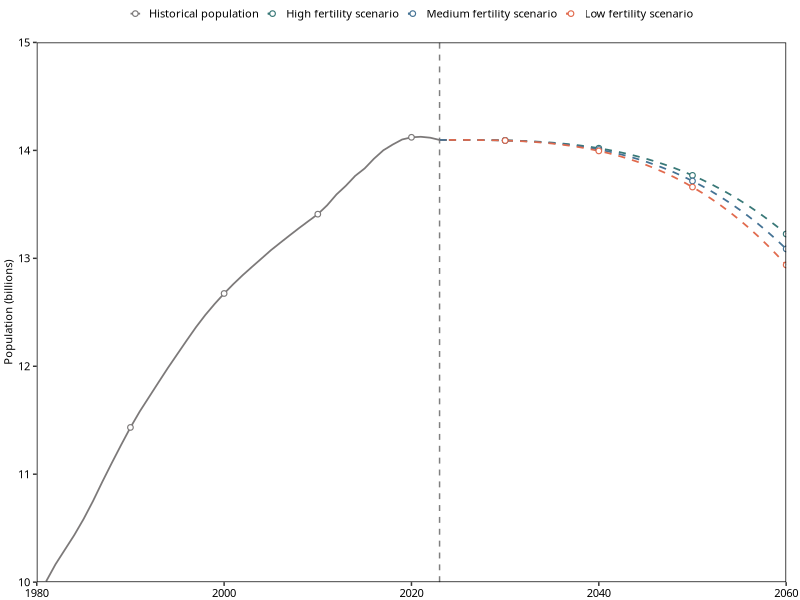
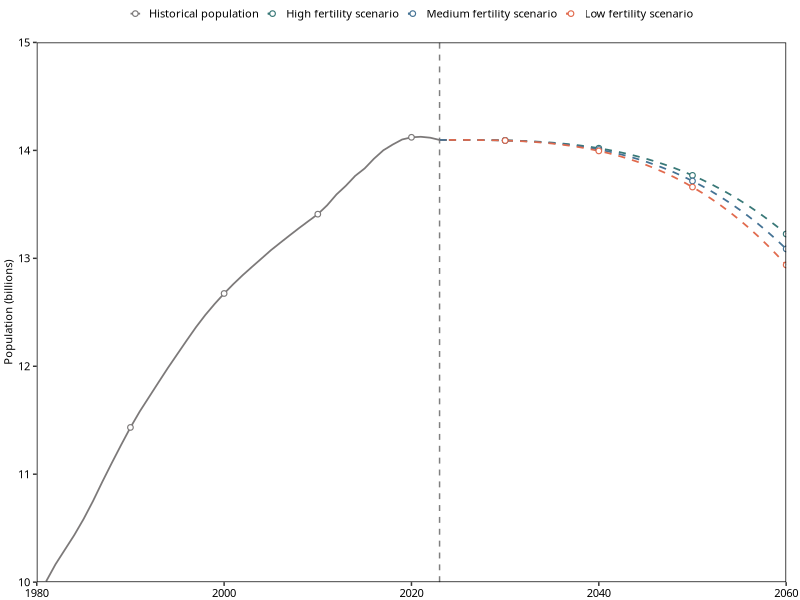

Write R code to recreate these figures, in order.

library(ggplot2)
library(dplyr)
library(scales)
library(patchwork) 



years <- 1980:2023
population_vals <- c(98705, 100072, 101654, 103008, 104357, 105851, 107507, 109300, 111026, 112704, 114333, 115823, 
                     117171, 118517, 119850, 121121, 122389, 123626, 124761, 125786, 126743, 127627, 128453, 129227, 
                     129988, 130756, 131448, 132129, 132802, 133450, 134091, 134916, 135922, 136726, 137646, 138326, 
                     139232, 140011, 140541, 141008, 141212, 141260, 141175, 140967) / 10000 


df_history <- data.frame(year = years, population = population_vals)
pop_2023 <- population_vals[length(population_vals)]
HISTORY_END_YEAR <- 2023


FORECAST_END_YEAR <- 2060
forecast_years <- (HISTORY_END_YEAR + 1):FORECAST_END_YEAR
n_years_2060 <- length(forecast_years)


high_final_2100 <- 5.9
medium_final_2100 <- 4.6
low_final_2100 <- 3.2
n_years_2100 <- length(2024:2100) 

predict_accelerating <- function(start, end, n) {
  t <- seq(0, 1, length.out = n)
  accelerating_values <- start + (end - start) * t^3
  return(accelerating_values)
}


high_full_forecast <- predict_accelerating(pop_2023, high_final_2100, n_years_2100)
medium_full_forecast <- predict_accelerating(pop_2023, medium_final_2100, n_years_2100)
low_full_forecast <- predict_accelerating(pop_2023, low_final_2100, n_years_2100)

high_forecast <- high_full_forecast[1:n_years_2060]
medium_forecast <- medium_full_forecast[1:n_years_2060]
low_forecast <- low_full_forecast[1:n_years_2060]


df_forecast <- bind_rows(
  data.frame(year = forecast_years, population = high_forecast, scenario = "High fertility scenario"),
  data.frame(year = forecast_years, population = medium_forecast, scenario = "Medium fertility scenario"),
  data.frame(year = forecast_years, population = low_forecast, scenario = "Low fertility scenario")
)


df_history$scenario <- "Historical population"
df_plot_history <- df_history %>% 
  rename(mean_value = population) %>%
  dplyr::select(year, mean_value, scenario)


df_plot_forecast <- df_forecast %>% 
  rename(mean_value = population) %>%
  dplyr::select(year, mean_value, scenario)


segment_data <- df_plot_forecast %>% 
  group_by(scenario) %>% 
  slice(1) %>% 
  ungroup() %>%
  mutate(
    x = HISTORY_END_YEAR,
    y = pop_2023,
    xend = year,
    yend = mean_value
  )


df_lines <- bind_rows(df_plot_history, df_plot_forecast)


scenario_levels <- c(
  "Historical population",
  "High fertility scenario",
  "Medium fertility scenario",
  "Low fertility scenario"
)
df_lines$scenario <- factor(df_lines$scenario, levels = scenario_levels)

# ----------------------------------------------------
# 3. 定义颜色方案和绘图主题 (保持不变)
# ----------------------------------------------------

all_colors_pop <- c(
  "Historical population"= "#7C7979", # 灰色
  "High fertility scenario" = "#387877", # 蓝绿色
  "Medium fertility scenario" = "#447294", # 蓝色
  "Low fertility scenario" = "#E16A4D"# 红色/橙色
)


create_pop_theme <- function() {
  theme_bw() +
    theme(
      text = element_text(family = "ArialMT", size = 8, color = "black"),
      axis.text = element_text(size = 8, family = "ArialMT", color = "black"),
      
      axis.title.x = element_blank(),
      axis.title.y = element_text(size = 8, family = "ArialMT", margin = margin(r = 2), color = "black"), # 统一为 8pt
      
      legend.position = "top",
      legend.title = element_blank(),
      legend.key.size = unit(0.6, "lines"),
      legend.text = element_text(size = 8, family = "ArialMT", color = "black"),
      legend.background = element_blank(),
      
      panel.grid.major = element_blank(),
      panel.grid.minor = element_blank(),
      
      panel.border = element_rect(colour = "black", linewidth = 0.5),
      
      axis.line.x = element_blank(),
      axis.line.y = element_blank(),
      
      axis.ticks = element_line(linewidth = 0.5),
      plot.margin = margin(t = 0, r = 10, b = 0, l = 3, unit = "pt")
    )
}


plot_population_scenario <- function(data_lines, data_segments, data_history, data_forecast_points, all_colors, scenario_levels) {
  LINE_WIDTH <- 0.6
  POINT_SIZE <- 1.5
  POINT_STROKE <- 0.6
  VLINE_WIDTH <- 0.5
  
  
  X_START <- min(data_lines$year)
  X_END <- max(data_lines$year)
  
  p <- ggplot() +
    
  
    geom_vline(xintercept = HISTORY_END_YEAR,
               linetype = "dashed",
               color = "gray50",
               linewidth = VLINE_WIDTH) +
    
    
    geom_line(data = data_lines %>% filter(scenario == "Historical population"),
              aes(x = year, y = mean_value, color = scenario),
              linewidth = LINE_WIDTH,
              linetype = "solid") +
    
   
    geom_line(data = data_lines %>% filter(scenario != "Historical population"),
              aes(x = year, y = mean_value, color = scenario),
              linewidth = LINE_WIDTH,
              linetype = "dashed") +
    
    
    geom_segment(data = data_segments,
                 aes(x = x, xend = xend, y = y, yend = yend, color = scenario),
                 linewidth = LINE_WIDTH,
                 linetype = "dashed") +
    
  
    geom_point(data = data_history %>% filter(year %% 10 == 0),
               aes(x = year, y = mean_value, color = scenario),
               shape = 21, fill = "white",
               size = POINT_SIZE, stroke = POINT_STROKE) +
    
   
    geom_point(data = data_forecast_points %>% filter(year %% 10 == 0),
               aes(x = year, y = mean_value, color = scenario),
               shape = 21, fill = "white",
               size = POINT_SIZE, stroke = POINT_STROKE) +
    
   
    scale_color_manual(values = all_colors,
                       breaks = scenario_levels) +
    
    
    labs(x = NULL, 
         y = "Population (billions)",
         title = NULL,
         color = NULL) +
    
   
    scale_x_continuous(breaks = seq(1980, 2060, by = 20),
                       limits = c(1980, 2060), 
                       expand = c(0, 0)) +
    
    
    scale_y_continuous(limits = c(10, 15), 
                       breaks = seq(10, 15, by = 1),
                       expand = c(0, 0)) +
    
   
    create_pop_theme() +
    
   
    guides(color = guide_legend(
      override.aes = list(
        linetype = c("solid", rep("dashed", 3)),
        shape = c(21, rep(21, 3)),
        fill = "white",
        size = POINT_SIZE,
        stroke = POINT_STROKE
      ),
      nrow = 1
    ))
  
  return(p)
}



p_pop <- plot_population_scenario(
  df_lines, segment_data, df_plot_history, df_plot_forecast, all_colors_pop, scenario_levels
)


output_path_final <- "/Users/dongjingjing/Desktop/GHG/FIG/SFIG/FIG15/Population_2060.png" 

ggsave(output_path_final, plot = p_pop, width = 15, height = 6, units = "cm", dpi = 600) 

message(paste("✅ 成功生成人口预测图，截止年份为 2060 年，保存到：", output_path_final))


print(p_pop)
